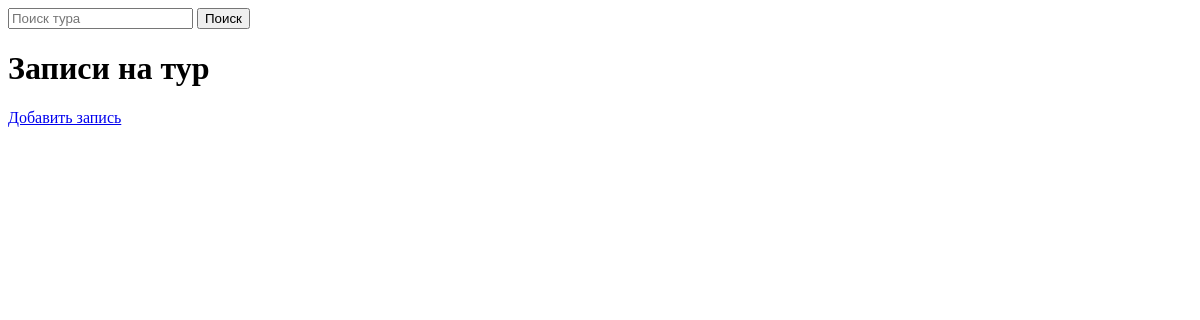
The app's page /bookings/list/, older data.
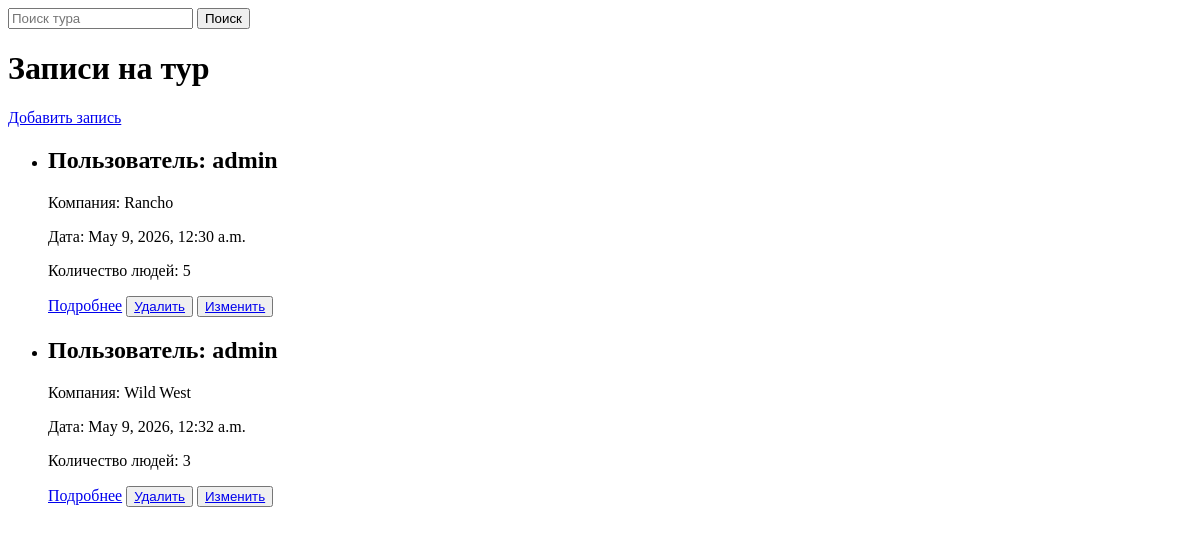
The same page, newer data.
### bookings/models.py (models this page shows, shortened)
class Booking(models.Model):
    user = models.ForeignKey(User, on_delete=models.CASCADE)
    company = models.ForeignKey(TourCompany, on_delete=models.CASCADE)
    date = models.DateTimeField(auto_now_add=True)
    people_count = models.IntegerField()

### horse_tour/models.py (models this page shows, shortened)
class TourCompany(models.Model):
    name = models.CharField(max_length=100)
    services = models.ManyToManyField(Service)

### bookings/views.py (the view)
# urls.py: path('list/', views.BookingListView.as_view(), name='booking_list'),
class BookingListView(generic.ListView):
    template_name = 'bookings/list.html'
    context_object_name = 'page_obj'
    model = Booking
    paginate_by = 3
    def get_queryset(self):
        query = self.request.GET.get('q')
        bookings = self.model.objects.all()
        if query:
            bookings = bookings.filter(
                Q(company__name__icontains=query) |
                Q(user__username__icontains=query)
            )
        return bookings
    def get_context_data(self, **kwargs):
        context = super().get_context_data(**kwargs)
        context['query'] = self.request.GET.get('q')
        return context

### templates/bookings/list.html (shortened to what this page needs)
<form method="get">
    <input type="text" name="q" placeholder="Поиск тура">
    <button type="submit">Поиск</button>
</form>
<h1>Записи на тур</h1>
<a href="/bookings/create/">Добавить запись</a>
<ul>
    {% for booking in page_obj %}
    <li>
        <h2>Пользователь: {{ booking.user.username }}</h2>
        <p>Компания: {{ booking.company.name }}</p>
        <p>Дата: {{ booking.date }}</p>
        <p>Количество людей: {{ booking.people_count }}</p>
        <a href="/bookings/{{ booking.id }}/">Подробнее</a>
        <button>
            <a href="/bookings/{{ booking.id }}/delete/">Удалить</a>
        </button>
        <button>
            <a href="/bookings/{{ booking.id }}/update/">Изменить</a>
        </button>
    </li>
    {% endfor %}
</ul>

Row changes from the older to the newer data that the page shows:
added Booking: user.username "admin", company.name "Rancho", date "May 9, 2026, 12:30 a.m.", people_count "5"
added Booking: user.username "admin", company.name "Wild West", date "May 9, 2026, 12:32 a.m.", people_count "3"
